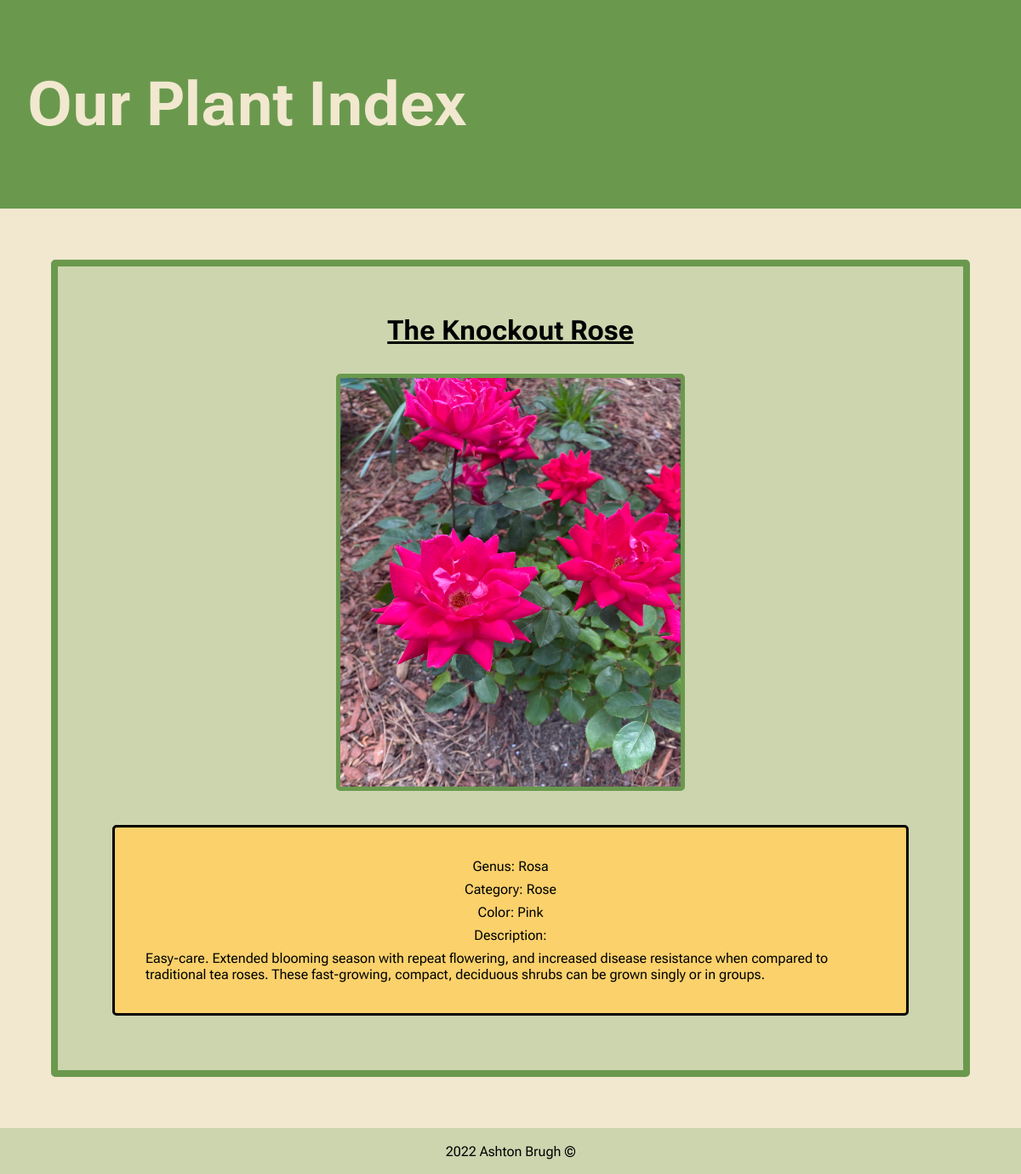
The app's page /plants/2/ with its own data.
### plants/models.py (models this page shows, shortened)
class Plant(models.Model):
    name = models.CharField(max_length=100)
    genus = models.CharField(max_length=100, blank=True)
    category = models.CharField(max_length=100, blank=True)
    plant_img = models.ImageField()
    description = models.TextField()
    color = models.CharField(max_length=100, blank=True)

### plants/views.py (the view)
# urls.py: path('plants/<int:plant_id>/', views.plant_detail, name='plant_detail')
def plant_detail(request, plant_id):
    try:
     plant = Plant.objects.get(id = plant_id)
    except Plant.DoesNotExist:
        raise Http404('Plant not found :/')
    return render(request, 'plant_detail.html', {
        'plant': plant
    })

### plants/templates/plant_detail.html
{% extends "base.html" %}
{% block content %}
<div class="plant-detail-container">
    <h3 class="plant-detail-name">{{ plant.name|capfirst }}</h3>
    {% load static %}
 <img class="plant-detail-img" src="{{ plant.plant_img.url }}" alt="My image">
 <div class="plant-details-descr">
    <p class="plant-details">Genus: {{ plant.genus }} </p>
    <p class="plant-details">Category: {{ plant.category }}</p>
    <p class="plant-details">Color: {{ plant.color }}</p>
    <p class="plant-details">Description: </p>
    <p class="plant-details">{{ plant.description }}</p>
 </div>
    </div>
</div>
{% endblock %}

### static/style.css (style rules this page uses)
html, body { min-height: 100%; margin: 0; background-color: var(--sand); font-family: 'Roboto Flex', sans-serif; }
:root { --green: #6a994e; --sand: #f1e8cf; --sage: #ccd5ae; --sunflower: #fad16b; }
h3 { color: black; }
img { padding: 0; max-width: 100%; height: 37vh; width: 20vw; border: solid var(--green) 5px; border-radius: 5px; transition: .4s; }
.plant-detail-container { display: flex; flex-direction: column; align-items: center; margin: 5vw; border: solid 1vh var(--green); border-radius: 5px; background-color: var(--sage); padding: 2vw; }
.plant-detail-name { font-size: 4vh; text-decoration: underline; }
.plant-detail-img { height: 60vh; width: 50vh; }
.plant-details-descr { display: flex; flex-direction: column; align-items: center; font-size: 2vh; padding: 4vh; margin: 5vh; border: black solid .4vh; border-radius: 5px; background-color: var(--sunflower); }
.plant-details { margin: .5vh; }

### records on screen
Plant: name "The Knockout Rose", plant_img (picture), genus "Rosa", category "Rose", color "Pink", description "Easy-care. Extended blooming season with repeat flowering, and increased disease resistance when compared to traditional tea roses. These fast-growing, compact, deciduous shrubs can be grown singly or in groups."
